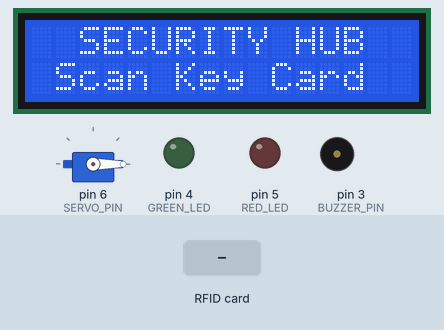
Bench run of a sketch on a simulated Arduino Uno, built with avr-gcc and run on an emulated ATmega328P. Parts: servo, 16×2 character LCD, output pins drawn as LEDs (lit = HIGH), buzzer (waves = sounding, pin HIGH). The test bench sets the inputs (shaded band). Pins used as bus, display or sensor lines are not drawn.

Above: at 1.3 s.
1.4 s: RFID card 5E 7A 19 C4 held to the reader
At 1.9 s:
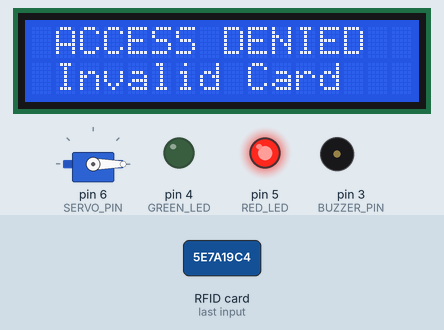
4.4 s: RFID card 01 1B 85 6E held to the reader
At 4.9 s:
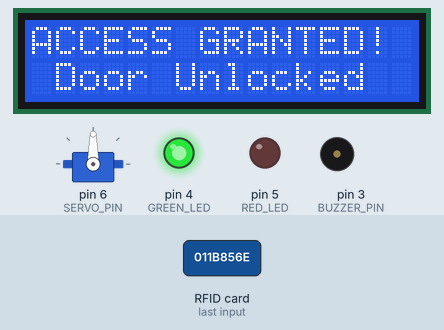
Timing chart, 0 to 8.9 s (numbered marks = the images above; inputs shaded):
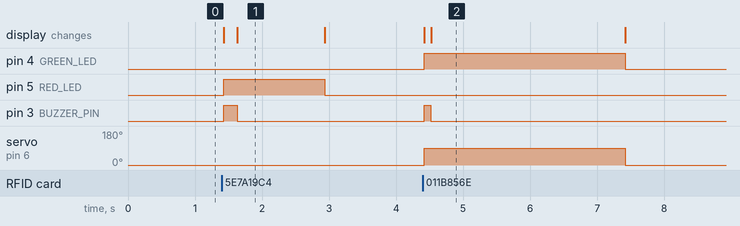

The sketch:

rfid_access_controller.cpp.ino
```cpp
#include <SPI.h>
#include <MFRC522.h>
#include <Servo.h>
#include <LiquidCrystal.h>

// Pin Definitions
#define SS_PIN 10
#define RST_PIN 9
#define SERVO_PIN 6
#define BUZZER_PIN 3
#define GREEN_LED 4
#define RED_LED 5

// Direct 16-Pin LCD Setup (RS, E, D4, D5, D6, D7)
LiquidCrystal lcd(7, 8, A0, A1, A2, A3);

MFRC522 rfid(SS_PIN, RST_PIN);
Servo lockServo;

byte authorizedUID[4] = {0x01, 0x1B, 0x85, 0x6E};

enum SystemState {
  STATE_IDLE,
  STATE_VERIFYING,
  STATE_GRANTED,
  STATE_DENIED
};

SystemState currentState = STATE_IDLE;
unsigned long stateTimer = 0;

void setup() {
  Serial.begin(9600);
  SPI.begin();
  rfid.PCD_Init();

  lockServo.attach(SERVO_PIN);
  lockServo.write(0); // Locked position (0 degrees)

  pinMode(GREEN_LED, OUTPUT);
  pinMode(RED_LED, OUTPUT);
  pinMode(BUZZER_PIN, OUTPUT);

  lcd.begin(16, 2);
  resetDisplay();
}

void loop() {
  unsigned long currentMillis = millis();

  switch (currentState) {
    case STATE_IDLE:
      digitalWrite(GREEN_LED, LOW);
      digitalWrite(RED_LED, LOW);
      digitalWrite(BUZZER_PIN, LOW);

      // Non-blocking card check
      if (rfid.PICC_IsNewCardPresent() && rfid.PICC_ReadCardSerial()) {
        currentState = STATE_VERIFYING;
      }
      break;

    case STATE_VERIFYING:
      lcd.clear();

      // Compare scanned UID array against your authorized array
      if (memcmp(rfid.uid.uidByte, authorizedUID, 4) == 0) {
        lockServo.write(90); // Unlock servo (90 degrees)
        digitalWrite(GREEN_LED, HIGH);

        // Success audio beep
        digitalWrite(BUZZER_PIN, HIGH);
        delay(100);
        digitalWrite(BUZZER_PIN, LOW);

        lcd.setCursor(0, 0);
        lcd.print("ACCESS GRANTED!");
        lcd.setCursor(0, 1);
        lcd.print(" Door Unlocked ");

        stateTimer = currentMillis;
        currentState = STATE_GRANTED;
      } else {
        digitalWrite(RED_LED, HIGH);

        // Denied warning beep
        digitalWrite(BUZZER_PIN, HIGH);
        delay(200);
        digitalWrite(BUZZER_PIN, LOW);

        lcd.setCursor(0, 0);
        lcd.print(" ACCESS DENIED ");
        lcd.setCursor(0, 1);
        lcd.print(" Invalid Card  ");

        stateTimer = currentMillis;
        currentState = STATE_DENIED;
      }
      rfid.PICC_HaltA(); // Re-arm reader for next scan
      break;

    case STATE_GRANTED:
      // Hold door open for 3 seconds using millis() timer
      if (currentMillis - stateTimer >= 3000) {
        lockServo.write(0); // Relock
        resetDisplay();
        currentState = STATE_IDLE;
      }
      break;

    case STATE_DENIED:
      // Hold warning message for 1.5 seconds using millis() timer
      if (currentMillis - stateTimer >= 1500) {
        resetDisplay();
        currentState = STATE_IDLE;
      }
      break;
  }
}

void resetDisplay() {
  lcd.clear();
  lcd.setCursor(0, 0);
  lcd.print("  SECURITY HUB  ");
  lcd.setCursor(0, 1);
  lcd.print(" Scan Key Card ");
}
```

Measured:
- after the input at 1.4 s, pin 5 (RED_LED): LOW → HIGH at once, → LOW 1.5 s later; pin 3 (BUZZER_PIN): LOW → HIGH at once, → LOW 0.20 s later; the display: first changes at once (image 1 shows a later state)
- after the input at 4.4 s, pin 4 (GREEN_LED): LOW → HIGH at once, → LOW 3.0 s later; pin 3 (BUZZER_PIN): LOW → HIGH at once, → LOW 0.10 s later; servo on pin 6 (SERVO_PIN): 0° → 90° at once, → 0° 3.0 s later; the display: first changes at once (image 2 shows a later state)
- what the display in image 1 shows lasts 1.3 s, from 1.6 s to 2.9 s
